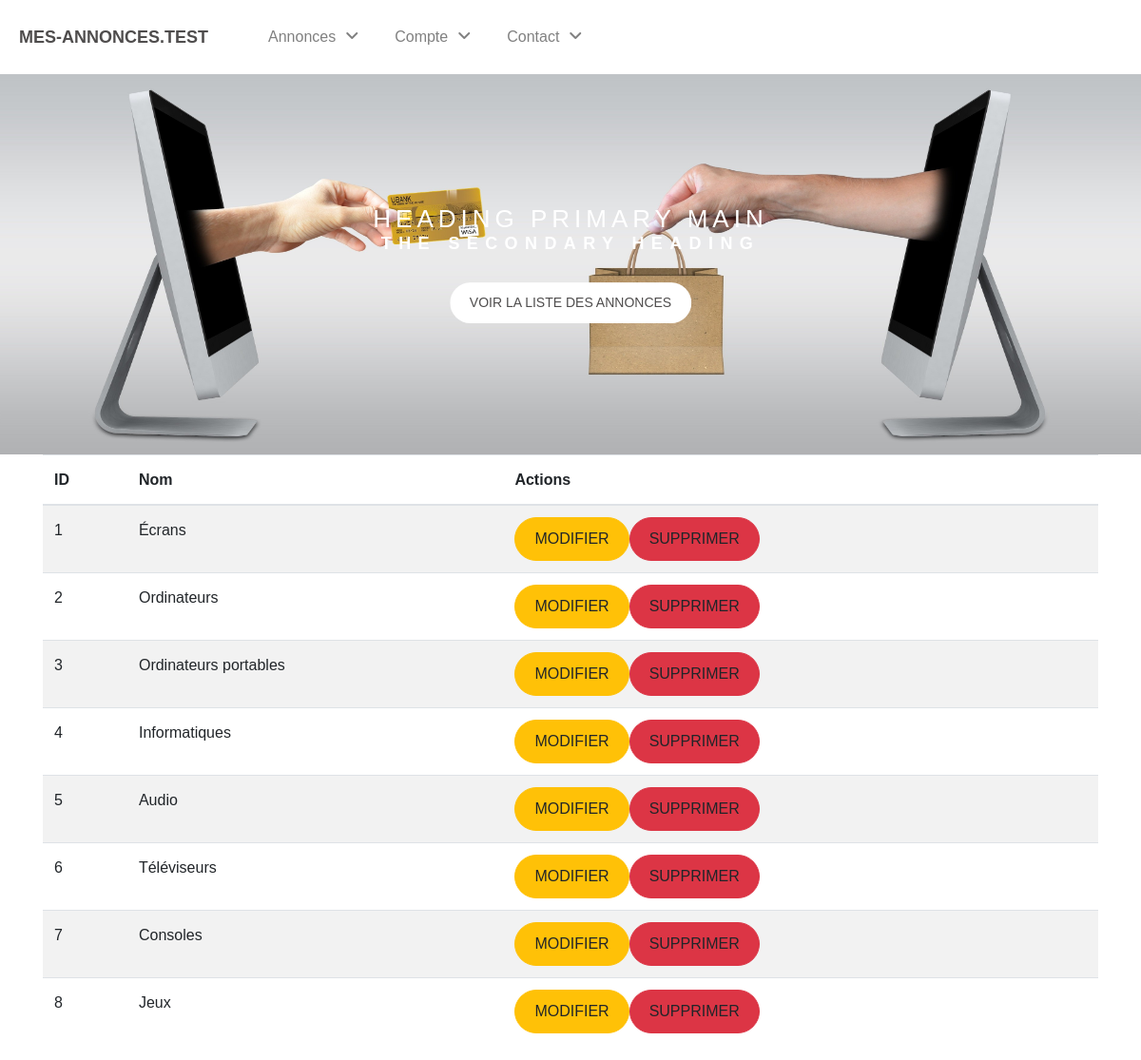
The app's page /admin/categories (signed in) with its own data.
### tables this page shows
CREATE TABLE `categories` (
  `id` int(11) NOT NULL,
  `nom` varchar(100) NOT NULL
);

### Controllers/Controller.php (called while the page is built, shortened)
<?php
abstract class Controller
{
    public function render(string $fichier, array $donnees = [], string $template = 'default')
    {
        extract($donnees);
        require_once ROOT . '/Views/' . $fichier . '.php';
        $contenu = ob_get_clean();
        require_once ROOT . '/Views/' . $template . '.php';
    }
}

### public/index.php (called while the page is built, shortened)
<?php
require_once ROOT . '/Autoloader.php';
$app = new Main();
$app->start();

### Models/CategoriesModel.php (called while the page is built, shortened)
<?php
class CategoriesModel extends Model
{
    public function __construct()
    {
        $this->table = 'categories';
    }
}

### Core/Db.php (called while the page is built, shortened)
<?php
class Db extends PDO
{
    private static $instance;
    private function __construct()
    {
        $_dsn = 'mysql:dbname=' . self::DBNAME . ';host=' . self::DBHOST;
    }
    public static function getInstance(): self
    {
        if (self::$instance === null) {
            self::$instance = new self();
        }
        return self::$instance;
    }
}

### Models/Model.php (called while the page is built, shortened)
<?php
class Model extends Db
{
    protected $table;
    public function findAll()
    {
        $query = $this->requete('SELECT * FROM ' . $this->table);
        return $query->fetchAll();
    }
    protected function requete(string $sql, array $attributs = null)
    {
        $this->db = Db::getInstance();
        if ($attributs !== null) {
            $query = $this->db->prepare($sql);
            $query->execute($attributs);
            return $query;
        } else {
            return $this->db->query($sql);
        }
    }
}

### Autoloader.php (called while the page is built, shortened)
<?php
class Autoloader
{
    static function autoload($class)
    {
        $class = str_replace(__NAMESPACE__ . '\\', '', $class);
        $class = str_replace('\\', '/', $class);
        $fichier = __DIR__ . '/' . $class . '.php';
    }
}

### Views/admin/categories.php (the view)
<table class="table table-striped">
    <thead>
        <th>ID</th>
        <th>Nom</th>
        <th>Actions</th>
    </thead>
    <tbody>
        <?php foreach ($categories as $categorie) : ?>
            <tr>
                <td><?= $categorie->id ?></td>
                <td><?= $categorie->nom ?></td>
                <td>
                    <a href="/categories/modifier/<?= $categorie->id ?>" class="btn btn-warning">Modifier</a><a href="/admin/supprimeCategorie/<?= $categorie->id ?>" class="btn btn-danger">Supprimer</a>
                </td>
            </tr>
        <?php endforeach; ?>
    </tbody>
</table>

### Core/Main.php (shortened to what this page needs)
<?php
class Main
{
    public function start()
    {
        $params = [];
        if (isset($_GET['p']))
            $params = explode('/', $_GET['p']);
        if ($params[0] != '') {
            $controller = '\\App\\Controllers\\' . ucfirst(array_shift($params)) . 'Controller';
            $controller = new $controller;
            $action = (isset($params[0])) ? array_shift($params) : 'index';
            if (method_exists($controller, $action)) {
                (isset($params[0])) ? call_user_func_array([$controller, $action], $params) : $controller->$action();
            } else {
                http_response_code(404);
                echo "La page recherchée n'existe pas";
            }
        } else {
            $controller = new MainController;
            $controller->index();
        }
    }
}

### Controllers/AdminController.php (shortened to what this page needs)
<?php
class AdminController extends Controller
{
    public function categories()
    {
        if ($this->isAdmin()) {
            $categoriesModel = new CategoriesModel;
            $categories = $categoriesModel->findAll();
            $this->render('admin/categories', compact('categories'), 'admin');
        }
    }
    private function isAdmin()
    {
        if (isset($_SESSION['user']) && in_array('ROLE_ADMIN', $_SESSION['user']['roles'])) {
            return true;
        } else {
            $_SESSION['erreur'] = "Vous n'avez pas accès à cette zone";
            header('Location: /');
            exit;
        }
    }
}

### Views/admin.php (shortened to what this page needs)
<!DOCTYPE html>
<html lang="en">
<head>
    <link rel="stylesheet" href="https://stackpath.bootstrapcdn.com/bootstrap/4.3.1/css/bootstrap.min.css">
    <link href="/css/styles.css" rel="stylesheet">
    <link href="https://cdnjs.cloudflare.com/ajax/libs/font-awesome/6.1.1/css/all.min.css" rel="stylesheet">
</head>
<body>
    <header>
        <div class="container-fluid px-0">
            <nav class="navbar navbar-expand-md navbar-light bg-white p-0">
                <a class="navbar-brand mr-4" href="/"><strong>MES-ANNONCES.TEST</strong></a>
                <div class="collapse navbar-collapse" id="navbarNav">
                    <ul class="navbar-nav">
                        <li class="nav-item">
                            <a class="nav-link" href="#" id="navbarDropdown1" role="button" data-toggle="dropdown" aria-haspopup="true" aria-expanded="false">Annonces<span class="fa fa-angle-down"></span></a>
                        </li>
                        <li class="nav-item">
                            <a class="nav-link" href="#" id="navbarDropdown2" role="button" data-toggle="dropdown" aria-haspopup="true" aria-expanded="false">Compte<span class="fa fa-angle-down"></span></a>
                        </li>
                        <li class="nav-item">
                            <a class="nav-link" href="#" id="navbarDropdown3" role="button" data-toggle="dropdown" aria-haspopup="true" aria-expanded="false">Contact<span class="fa fa-angle-down"></span></a>
                        </li>
                    </ul>
                </div>
            </nav>
            <div class="header">
                <div class="text-box">
                    <h1 class="heading-primary">
                        <span class="heading-primary-main">Heading Primary Main</span>
                        <span class="heading-primary-sub">The secondary heading</span>
                    </h1>
                    <a href="/annonces" class="btn btn-white btn-animated">Voir la liste des annonces</a>
                </div>
            </div>
    </header>
    <div class="container">
        <?= $contenu ?>
    </div>
</body>
</html>

### public/css/styles.css (style rules this page uses)
body { font-family: 'Montserrat', sans-serif; font-weight: 400; font-size: 16px; line-height: 1.7; color: rgb(79, 77, 77); overflow-x: hidden; }
.bg-white { background-color: #D1C4E9; }
.navbar-brand { padding: 23.5px 20px; font-size: 18px; }
.navbar-nav { width: 100%; }
.nav-item { padding: 20px 8px; margin: 0px 3px; text-align: center; border-radius: 5px; font-size: 16px; color: grey; position: static; }
a { color: inherit !important; }
.nav-link { padding: 5px; }
.fa-angle-down { padding-left: 10px; }
.header { height: 50vh; background-image: url('../img/header.jpg'); background-size: 92% 100%; background-position: top; position: relative; z-index: 99; }
.text-box { position: absolute; top: 50%; left: 50%; transform: translate(-50%, -50%); text-align: center; }
.heading-primary { color: #fff; text-transform: uppercase; backface-visibility: hidden; margin-bottom: 30px; }
.heading-primary-main { display: block; font-size: 26px; font-weight: 400; letter-spacing: 5px; }
.heading-primary-sub { display: block; font-size: 18px; font-weight: 700; letter-spacing: 7.4px; }
.btn:link, .btn:visited { text-transform: uppercase; text-decoration: none; padding: 10px 20px; display: inline-block; border-radius: 100px; transition: all .2s; position: relative; }
.btn-white { background-color: #fff; color: #777; font-size: 14px; }

### records on screen
categories: id "1", nom "Écrans"
categories: id "2", nom "Ordinateurs"
categories: id "3", nom "Ordinateurs portables"
categories: id "4", nom "Informatiques"
categories: id "5", nom "Audio"
categories: id "6", nom "Téléviseurs"
categories: id "7", nom "Consoles"
categories: id "8", nom "Jeux"
